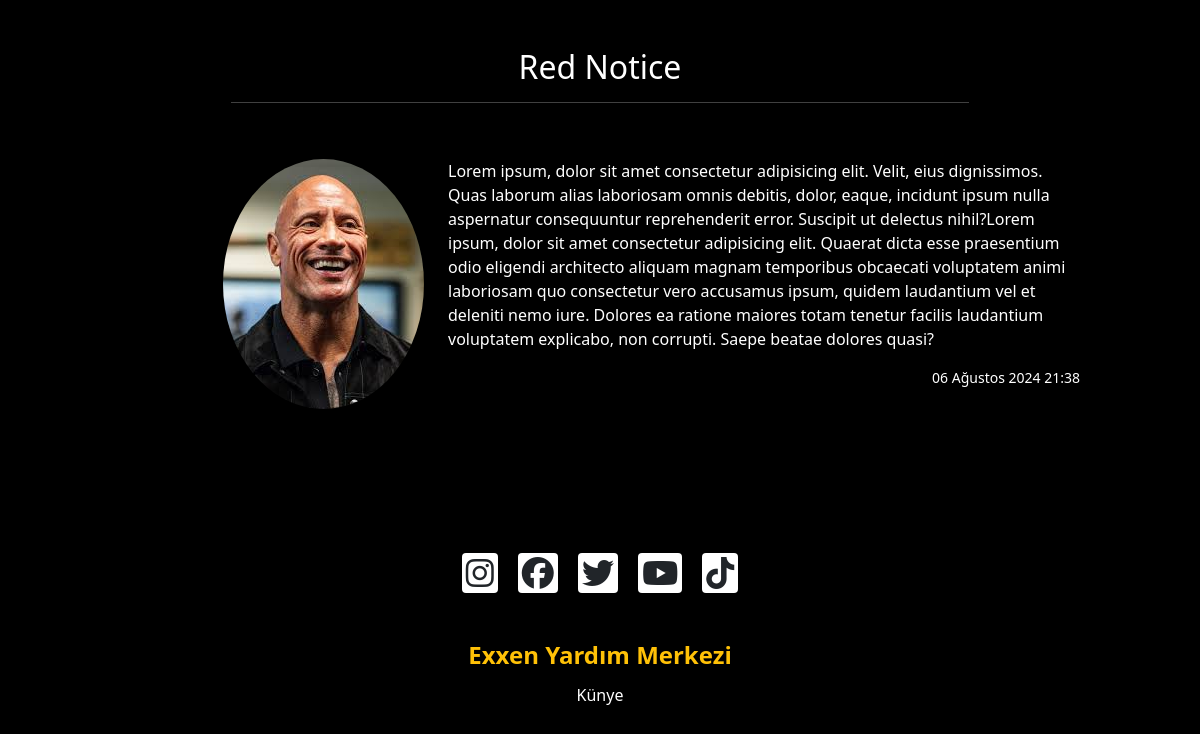
Screenshot of /film_detay/1/ with the database file from the repository.
### movies/models.py (models this page shows)
class Movie(models.Model):
    isim = models.CharField(max_length = 100)
    aciklama = models.TextField()
    resim = models.FileField(upload_to="resimler/", verbose_name="Film Resmi", null=True, blank=True)
    yuklenme_tarih = models.DateTimeField(auto_now_add = True)

### movies/views.py (the view)
# urls.py: path('film_detay/<int:film_id>/', film_detay, name="film_detay"),
def film_detay(request, film_id):
    film = get_object_or_404(Movie, id = film_id)
    context = {
        'film':film
    }
    return render(request, "film_detay.html", context)

### templates/film_detay.html (shortened to what this page needs)
{% extends "index.html" %}
{% load static %}
{% block content %}
<div class="containers">
<div class="row py-5 ">
    <h2 class="text-white text-center">{{film.isim}}</h2>
    <hr class="my-2 text-white w-75 m-auto " >
    <div class="col-4 my-5 d-flex justify-content-end aling-items-center ">
        <img class="rounded-circle "  src="{{film.resim.url}}" alt="">
    </div>
    <div class="col-8 my-5 ">
        <p class="text-white" >{{film.aciklama}}</p>
        <small class="text-white d-flex justify-content-end text-justify" >{{film.yuklenme_tarih}}</small>
    </div>
</div>
</div>
{% endblock content %}

### templates/index.html (shortened to what this page needs)
{% load static %}
<!DOCTYPE html>
<html lang="en">
<head>
    <link href="https://unpkg.com/aos@2.3.1/dist/aos.css" rel="stylesheet">
    <link rel="stylesheet" href="https://cdnjs.cloudflare.com/ajax/libs/font-awesome/6.4.2/css/all.min.css" />
    <link href="https://cdn.jsdelivr.net/npm/bootstrap@5.3.1/dist/css/bootstrap.min.css" rel="stylesheet">
    <link rel="stylesheet" href="{% static 'css/style.css' %}">
</head>
<body>
{% block content %}{% endblock content %}
          <div class="containers my-5 text-center">
            <i class="fa-brands mx-2 bg-white fs-2 p-1 rounded-1 fa-instagram"></i>
            <i class="fa-brands mx-2 bg-white fs-2 p-1 rounded-1 fa-facebook"></i>
            <i class="fa-brands mx-2 bg-white fs-2 p-1 rounded-1 fa-twitter"></i>
            <i class="fa-brands mx-2 bg-white fs-2 p-1 rounded-1 fa-youtube"></i>
            <i class="fa-brands mx-2 bg-white fs-2 p-1 rounded-1 fa-tiktok"></i>
          </div>
          <h4 class="text-center text-warning fw-bold mt-5">Exxen Yardım Merkezi</h4>
          <h6 class="text-white text-center mb-5 mt-3">Künye</h6>
</body>
</html>

### static/css/style.css (style rules this page uses)
* { margin: 0; padding: 0; box-sizing: border-box; }
body { background-color: black; }
.containers { padding-inline: 15%; }

### templates/film_detay.html (style rules this page uses)
.containers { padding-inline: 10%; }

### rows the page displays
Movie: isim "Red Notice", resim (picture), aciklama "Lorem ipsum, dolor sit amet consectetur adipisicing elit. Velit, eius dignissimos. Quas laborum alias laboriosam omnis debitis, dolor, eaque, incidunt ipsum nulla aspernatur consequuntur reprehenderit error. Suscipit ut delectus nihil?Lorem ipsum, dolor sit amet consectetur adipisicing elit. Quaerat dicta esse praesentium odio eligendi architecto aliquam magnam temporibus obcaecati voluptatem animi laboriosam quo consectetur vero accusamus ipsum, quidem laudantium vel et deleniti nemo iure. Dolores ea ratione maiores totam tenetur facilis laudantium voluptatem explicabo, non corrupti. Saepe beatae dolores quasi?", yuklenme_tarih "06 Ağustos 2024 21:38"
